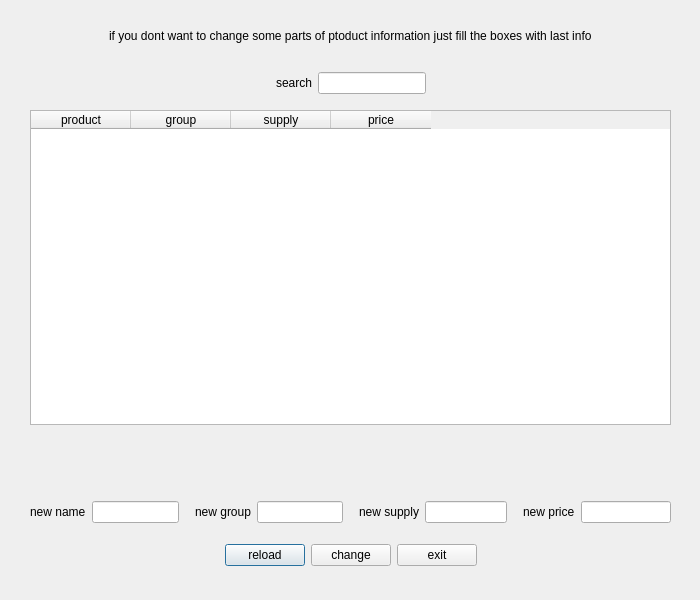
<?xml version="1.0" encoding="UTF-8"?>
<ui version="4.0">
 <class>edit</class>
 <widget class="QDialog" name="edit">
  <property name="geometry">
   <rect>
    <x>0</x>
    <y>0</y>
    <width>700</width>
    <height>600</height>
   </rect>
  </property>
  <property name="sizePolicy">
   <sizepolicy hsizetype="Fixed" vsizetype="Fixed">
    <horstretch>0</horstretch>
    <verstretch>0</verstretch>
   </sizepolicy>
  </property>
  <property name="maximumSize">
   <size>
    <width>700</width>
    <height>600</height>
   </size>
  </property>
  <property name="windowTitle">
   <string>Dialog</string>
  </property>
  <widget class="QWidget" name="back" native="true">
   <property name="geometry">
    <rect>
     <x>10</x>
     <y>0</y>
     <width>681</width>
     <height>581</height>
    </rect>
   </property>
   <property name="styleSheet">
    <string notr="true">#back
{
	border-image: url(:/new/prefix9/edit.jpg);
}</string>
   </property>
   <layout class="QVBoxLayout" name="verticalLayout_9">
    <property name="leftMargin">
     <number>5</number>
    </property>
    <property name="topMargin">
     <number>5</number>
    </property>
    <property name="rightMargin">
     <number>5</number>
    </property>
    <property name="bottomMargin">
     <number>5</number>
    </property>
    <item>
     <widget class="QWidget" name="horizontalWidget" native="true">
      <property name="sizePolicy">
       <sizepolicy hsizetype="Fixed" vsizetype="Fixed">
        <horstretch>0</horstretch>
        <verstretch>0</verstretch>
       </sizepolicy>
      </property>
      <layout class="QHBoxLayout" name="horizontalLayout_3">
       <property name="leftMargin">
        <number>5</number>
       </property>
       <property name="topMargin">
        <number>5</number>
       </property>
       <property name="rightMargin">
        <number>5</number>
       </property>
       <property name="bottomMargin">
        <number>5</number>
       </property>
      </layout>
     </widget>
    </item>
    <item>
     <layout class="QHBoxLayout" name="horizontalLayout_7">
      <property name="leftMargin">
       <number>5</number>
      </property>
      <property name="topMargin">
       <number>5</number>
      </property>
      <property name="rightMargin">
       <number>5</number>
      </property>
      <property name="bottomMargin">
       <number>5</number>
      </property>
      <item>
       <spacer name="horizontalSpacer_6">
        <property name="orientation">
         <enum>Qt::Horizontal</enum>
        </property>
        <property name="sizeHint" stdset="0">
         <size>
          <width>40</width>
          <height>20</height>
         </size>
        </property>
       </spacer>
      </item>
      <item>
       <widget class="QLabel" name="label_2">
        <property name="text">
         <string>if you dont want to change some parts of ptoduct information just fill the boxes with last info</string>
        </property>
       </widget>
      </item>
      <item>
       <spacer name="horizontalSpacer_3">
        <property name="orientation">
         <enum>Qt::Horizontal</enum>
        </property>
        <property name="sizeHint" stdset="0">
         <size>
          <width>40</width>
          <height>20</height>
         </size>
        </property>
       </spacer>
      </item>
     </layout>
    </item>
    <item>
     <layout class="QHBoxLayout" name="horizontalLayout_18">
      <property name="leftMargin">
       <number>5</number>
      </property>
      <property name="topMargin">
       <number>5</number>
      </property>
      <property name="rightMargin">
       <number>5</number>
      </property>
      <property name="bottomMargin">
       <number>5</number>
      </property>
      <item>
       <layout class="QVBoxLayout" name="verticalLayout_3">
        <property name="leftMargin">
         <number>5</number>
        </property>
        <property name="topMargin">
         <number>5</number>
        </property>
        <property name="rightMargin">
         <number>5</number>
        </property>
        <property name="bottomMargin">
         <number>5</number>
        </property>
        <item>
         <widget class="QWidget" name="widget" native="true">
          <property name="sizePolicy">
           <sizepolicy hsizetype="Fixed" vsizetype="Fixed">
            <horstretch>0</horstretch>
            <verstretch>0</verstretch>
           </sizepolicy>
          </property>
          <property name="maximumSize">
           <size>
            <width>800</width>
            <height>16777215</height>
           </size>
          </property>
          <layout class="QHBoxLayout" name="horizontalLayout">
           <property name="leftMargin">
            <number>5</number>
           </property>
           <property name="topMargin">
            <number>5</number>
           </property>
           <property name="rightMargin">
            <number>5</number>
           </property>
           <property name="bottomMargin">
            <number>5</number>
           </property>
           <item>
            <spacer name="horizontalSpacer">
             <property name="orientation">
              <enum>Qt::Horizontal</enum>
             </property>
             <property name="sizeHint" stdset="0">
              <size>
               <width>40</width>
               <height>20</height>
              </size>
             </property>
            </spacer>
           </item>
           <item>
            <widget class="QLabel" name="label">
             <property name="sizePolicy">
              <sizepolicy hsizetype="Fixed" vsizetype="Fixed">
               <horstretch>0</horstretch>
               <verstretch>0</verstretch>
              </sizepolicy>
             </property>
             <property name="text">
              <string>search</string>
             </property>
            </widget>
           </item>
           <item>
            <widget class="QLineEdit" name="searchline">
             <property name="sizePolicy">
              <sizepolicy hsizetype="Fixed" vsizetype="Fixed">
               <horstretch>0</horstretch>
               <verstretch>0</verstretch>
              </sizepolicy>
             </property>
             <property name="maximumSize">
              <size>
               <width>300</width>
               <height>30</height>
              </size>
             </property>
            </widget>
           </item>
           <item>
            <spacer name="horizontalSpacer_2">
             <property name="orientation">
              <enum>Qt::Horizontal</enum>
             </property>
             <property name="sizeHint" stdset="0">
              <size>
               <width>40</width>
               <height>20</height>
              </size>
             </property>
            </spacer>
           </item>
          </layout>
         </widget>
        </item>
        <item>
         <layout class="QHBoxLayout" name="horizontalLayout_2">
          <property name="leftMargin">
           <number>5</number>
          </property>
          <property name="topMargin">
           <number>5</number>
          </property>
          <property name="rightMargin">
           <number>5</number>
          </property>
          <property name="bottomMargin">
           <number>5</number>
          </property>
          <item>
           <widget class="QTableWidget" name="show">
            <property name="styleSheet">
             <string notr="true">color:black;</string>
            </property>
            <column>
             <property name="text">
              <string>product</string>
             </property>
            </column>
            <column>
             <property name="text">
              <string>group</string>
             </property>
            </column>
            <column>
             <property name="text">
              <string>supply</string>
             </property>
            </column>
            <column>
             <property name="text">
              <string>price</string>
             </property>
            </column>
           </widget>
          </item>
         </layout>
        </item>
        <item>
         <spacer name="verticalSpacer">
          <property name="orientation">
           <enum>Qt::Vertical</enum>
          </property>
          <property name="sizeType">
           <enum>QSizePolicy::Fixed</enum>
          </property>
          <property name="sizeHint" stdset="0">
           <size>
            <width>20</width>
            <height>40</height>
           </size>
          </property>
         </spacer>
        </item>
       </layout>
      </item>
     </layout>
    </item>
    <item>
     <layout class="QVBoxLayout" name="verticalLayout">
      <property name="leftMargin">
       <number>5</number>
      </property>
      <property name="topMargin">
       <number>5</number>
      </property>
      <property name="rightMargin">
       <number>5</number>
      </property>
      <property name="bottomMargin">
       <number>5</number>
      </property>
      <item>
       <layout class="QHBoxLayout" name="horizontalLayout_8">
        <property name="leftMargin">
         <number>5</number>
        </property>
        <property name="topMargin">
         <number>5</number>
        </property>
        <property name="rightMargin">
         <number>5</number>
        </property>
        <property name="bottomMargin">
         <number>5</number>
        </property>
        <item>
         <layout class="QHBoxLayout" name="horizontalLayout_4">
          <property name="leftMargin">
           <number>5</number>
          </property>
          <property name="topMargin">
           <number>5</number>
          </property>
          <property name="rightMargin">
           <number>5</number>
          </property>
          <property name="bottomMargin">
           <number>5</number>
          </property>
          <item>
           <widget class="QLabel" name="label_3">
            <property name="text">
             <string>new name</string>
            </property>
           </widget>
          </item>
          <item>
           <widget class="QLineEdit" name="newname">
            <property name="sizePolicy">
             <sizepolicy hsizetype="Fixed" vsizetype="Fixed">
              <horstretch>0</horstretch>
              <verstretch>0</verstretch>
             </sizepolicy>
            </property>
            <property name="maximumSize">
             <size>
              <width>200</width>
              <height>30</height>
             </size>
            </property>
            <property name="styleSheet">
             <string notr="true">color:black;
</string>
            </property>
           </widget>
          </item>
         </layout>
        </item>
        <item>
         <layout class="QHBoxLayout" name="horizontalLayout_6">
          <property name="leftMargin">
           <number>5</number>
          </property>
          <property name="topMargin">
           <number>5</number>
          </property>
          <property name="rightMargin">
           <number>5</number>
          </property>
          <property name="bottomMargin">
           <number>5</number>
          </property>
          <item>
           <widget class="QLabel" name="label_9">
            <property name="text">
             <string>new group</string>
            </property>
           </widget>
          </item>
          <item>
           <widget class="QLineEdit" name="newgroup">
            <property name="sizePolicy">
             <sizepolicy hsizetype="Fixed" vsizetype="Fixed">
              <horstretch>0</horstretch>
              <verstretch>0</verstretch>
             </sizepolicy>
            </property>
            <property name="maximumSize">
             <size>
              <width>200</width>
              <height>30</height>
             </size>
            </property>
            <property name="styleSheet">
             <string notr="true">color:black;</string>
            </property>
           </widget>
          </item>
         </layout>
        </item>
        <item>
         <layout class="QHBoxLayout" name="horizontalLayout_5">
          <property name="leftMargin">
           <number>5</number>
          </property>
          <property name="topMargin">
           <number>5</number>
          </property>
          <property name="rightMargin">
           <number>5</number>
          </property>
          <property name="bottomMargin">
           <number>5</number>
          </property>
          <item>
           <widget class="QLabel" name="label_5">
            <property name="text">
             <string>new supply</string>
            </property>
           </widget>
          </item>
          <item>
           <widget class="QLineEdit" name="newsupply">
            <property name="sizePolicy">
             <sizepolicy hsizetype="Fixed" vsizetype="Fixed">
              <horstretch>0</horstretch>
              <verstretch>0</verstretch>
             </sizepolicy>
            </property>
            <property name="maximumSize">
             <size>
              <width>200</width>
              <height>30</height>
             </size>
            </property>
            <property name="styleSheet">
             <string notr="true">color:black;</string>
            </property>
           </widget>
          </item>
         </layout>
        </item>
        <item>
         <layout class="QHBoxLayout" name="horizontalLayout_9">
          <property name="leftMargin">
           <number>5</number>
          </property>
          <property name="topMargin">
           <number>5</number>
          </property>
          <property name="rightMargin">
           <number>5</number>
          </property>
          <property name="bottomMargin">
           <number>5</number>
          </property>
          <item>
           <widget class="QLabel" name="label_7">
            <property name="text">
             <string>new price</string>
            </property>
           </widget>
          </item>
          <item>
           <widget class="QLineEdit" name="newprice">
            <property name="sizePolicy">
             <sizepolicy hsizetype="Fixed" vsizetype="Fixed">
              <horstretch>0</horstretch>
              <verstretch>0</verstretch>
             </sizepolicy>
            </property>
            <property name="maximumSize">
             <size>
              <width>200</width>
              <height>30</height>
             </size>
            </property>
            <property name="styleSheet">
             <string notr="true">color:black;</string>
            </property>
           </widget>
          </item>
         </layout>
        </item>
       </layout>
      </item>
      <item>
       <widget class="QWidget" name="horizontalWidget_6" native="true">
        <property name="sizePolicy">
         <sizepolicy hsizetype="Fixed" vsizetype="Fixed">
          <horstretch>0</horstretch>
          <verstretch>0</verstretch>
         </sizepolicy>
        </property>
        <property name="maximumSize">
         <size>
          <width>670</width>
          <height>80</height>
         </size>
        </property>
        <layout class="QHBoxLayout" name="horizontalLayout_17">
         <property name="leftMargin">
          <number>5</number>
         </property>
         <property name="topMargin">
          <number>5</number>
         </property>
         <property name="rightMargin">
          <number>5</number>
         </property>
         <property name="bottomMargin">
          <number>5</number>
         </property>
         <item>
          <spacer name="horizontalSpacer_5">
           <property name="orientation">
            <enum>Qt::Horizontal</enum>
           </property>
           <property name="sizeHint" stdset="0">
            <size>
             <width>40</width>
             <height>20</height>
            </size>
           </property>
          </spacer>
         </item>
         <item>
          <widget class="QPushButton" name="reload">
           <property name="text">
            <string>reload</string>
           </property>
          </widget>
         </item>
         <item>
          <widget class="QPushButton" name="finish">
           <property name="text">
            <string>change</string>
           </property>
          </widget>
         </item>
         <item>
          <widget class="QPushButton" name="cancel">
           <property name="text">
            <string>exit</string>
           </property>
          </widget>
         </item>
         <item>
          <spacer name="horizontalSpacer_4">
           <property name="orientation">
            <enum>Qt::Horizontal</enum>
           </property>
           <property name="sizeHint" stdset="0">
            <size>
             <width>40</width>
             <height>20</height>
            </size>
           </property>
          </spacer>
         </item>
        </layout>
       </widget>
      </item>
     </layout>
    </item>
   </layout>
  </widget>
 </widget>
 <resources/>
 <connections/>
</ui>
